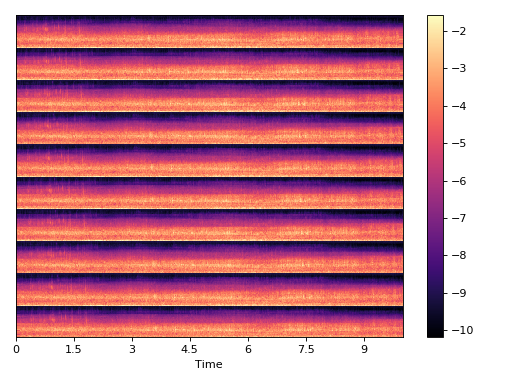

Recreate this plot in Python.
import dcase_util
data = dcase_util.utils.Example.feature_container()
data_aggregator = dcase_util.data.Aggregator(
    recipe=['flatten'],
    win_length_frames=10,
    hop_length_frames=1,
)
data_aggregator.aggregate(data)
data.plot()
